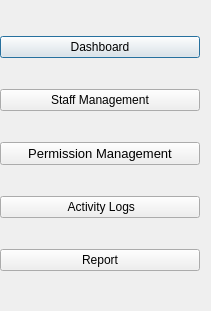
   <widget class="QWidget" name="layoutWidget">
    <property name="geometry">
     <rect>
      <x>40</x>
      <y>210</y>
      <width>211</width>
      <height>311</height>
     </rect>
    </property>
    <layout class="QVBoxLayout" name="verticalLayout">
     <property name="sizeConstraint">
      <enum>QLayout::SizeConstraint::SetDefaultConstraint</enum>
     </property>
     <property name="leftMargin">
      <number>0</number>
     </property>
     <item>
      <widget class="QPushButton" name="btnDashboard">
       <property name="text">
        <string>Dashboard</string>
       </property>
       <property name="default">
        <bool>true</bool>
       </property>
       <property name="flat">
        <bool>false</bool>
       </property>
      </widget>
     </item>
     <item>
      <widget class="QPushButton" name="btnPatients">
       <property name="text">
        <string>Staff Management</string>
       </property>
      </widget>
     </item>
     <item>
      <widget class="QPushButton" name="btnDoctors">
       <property name="font">
        <font>
         <pointsize>10</pointsize>
        </font>
       </property>
       <property name="text">
        <string>Permission Management</string>
       </property>
      </widget>
     </item>
     <item>
      <widget class="QPushButton" name="btnDoctors_2">
       <property name="text">
        <string> Activity Logs</string>
       </property>
      </widget>
     </item>
     <item>
      <widget class="QPushButton" name="btnDoctors_3">
       <property name="text">
        <string>Report</string>
       </property>
      </widget>
     </item>
    </layout>
   </widget>
